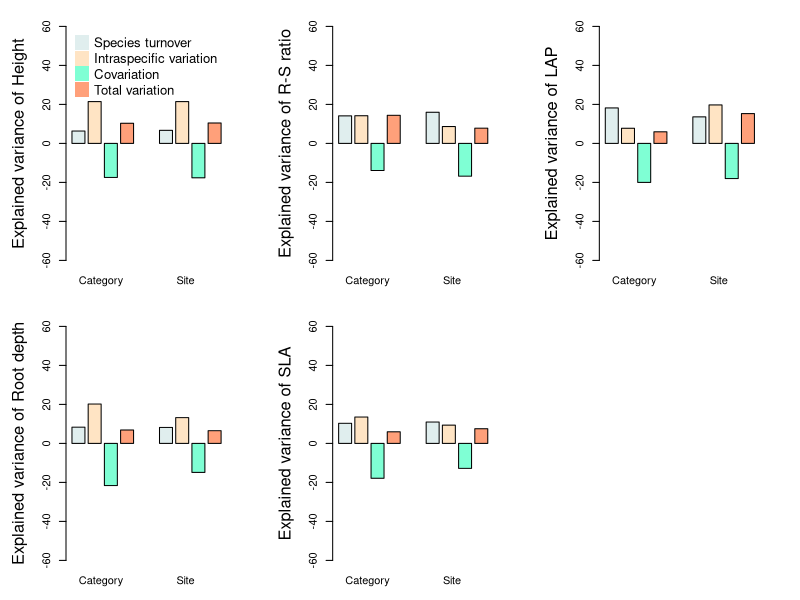

R code for this plot:
##%######################################################%##
#                                                          #
####            Plotting intra versus inter             ####
#                                                          #
##%######################################################%##

png(
  "output_plot/Intra versus Inter FDis.jpg",
  width = 16,
  height = 8,
  units = 'in',
  res = 300
)
par(mfcol=c(2,3))

par(mar = c(3, 5, 2, 3))

##%######################################################%##
#                                                          #
####                      Height                        ####
#                                                          #
##%######################################################%##

barplot(as.numeric(c("6.34", "21.44", "-17.46", "10.32","6.70","21.43","-17.65","10.47")),
        col = c("azure2","bisque","aquamarine","lightsalmon","azure2","bisque","aquamarine","lightsalmon"),
        ylab = "Explained variance of Height", space = as.numeric(c("0.25","0.25","0.25","0.25", "2.0","0.25","0.25","0.25")),
        cex.lab = 1.5, ylim=c(-60,60))

label=c("Category", "Site")

axis(1, 
     at = seq(2.5 , 10 , 6.5), 
     labels = label , 
     tick=FALSE)

legend("top", legend = c("Species turnover", "Intraspecific variation", "Covariation", "Total variation"), 
       col=c("azure2","bisque","aquamarine","lightsalmon"),
       pch = 15, bty = "n", pt.cex = 3, cex = 1.2,  horiz = F)

##%######################################################%##  
#                                                          #
####                    Root Depth                      ####
#                                                          #
##%######################################################%##

barplot(as.numeric(c("8.32","20.18","-21.62","6.87","8.19", "13.21", "-14.88", "6.51")),
        col = c("azure2","bisque","aquamarine","lightsalmon","azure2","bisque","aquamarine","lightsalmon"),
        ylab = "Explained variance of Root depth", space = as.numeric(c("0.25","0.25","0.25","0.25", "2.0","0.25","0.25","0.25")),
        cex.lab = 1.5, ylim=c(-60,60))

label=c("Category", "Site")

axis(1, 
     at = seq(2.5 , 10 , 6.5), 
     labels = label , 
     tick=FALSE)

##%######################################################%##
#                                                          #
####                      R-S ratio                     ####
#                                                          #
##%######################################################%##

barplot(as.numeric(c("14.12","14.19","-13.90","14.41","15.97", "8.65", "-16.80", "7.81")),
        col = c("azure2","bisque","aquamarine","lightsalmon","azure2","bisque","aquamarine","lightsalmon"),
        ylab = "Explained variance of R-S ratio", space = as.numeric(c("0.25","0.25","0.25","0.25", "2.0","0.25","0.25","0.25")),
        cex.lab = 1.5, ylim=c(-60,60))

label=c("Category", "Site")

axis(1, 
     at = seq(2.5 , 10 , 6.5), 
     labels = label , 
     tick=FALSE)

##%######################################################%##
#                                                          #
####                        SLA                         ####
#                                                          #
##%######################################################%##

barplot(as.numeric(c("10.30","13.52","-17.88","5.95","10.96", "9.36", "-12.81", "7.52")),
        col = c("azure2","bisque","aquamarine","lightsalmon","azure2","bisque","aquamarine","lightsalmon"),
        ylab = "Explained variance of SLA", space = as.numeric(c("0.25","0.25","0.25","0.25", "2.0","0.25","0.25","0.25")),
        cex.lab = 1.5, ylim=c(-60,60))

label=c("Category", "Site")

axis(1, 
     at = seq(2.5 , 10 , 6.5), 
     labels = label , 
     tick=FALSE)

##%######################################################%##
#                                                          #
####                        LAP                         ####
#                                                          #
##%######################################################%##

barplot(as.numeric(c("18.19","7.76","-20.00","5.95","13.60", "19.72", "-18.03", "15.29")),
        col = c("azure2","bisque","aquamarine","lightsalmon","azure2","bisque","aquamarine","lightsalmon"),
        ylab = "Explained variance of LAP", space = as.numeric(c("0.25","0.25","0.25","0.25", "2.0","0.25","0.25","0.25")),
        cex.lab = 1.5, ylim=c(-60,60))

label=c("Category", "Site")

axis(1, 
     at = seq(2.5 , 10 , 6.5), 
     labels = label , 
     tick=FALSE)

dev.off()

